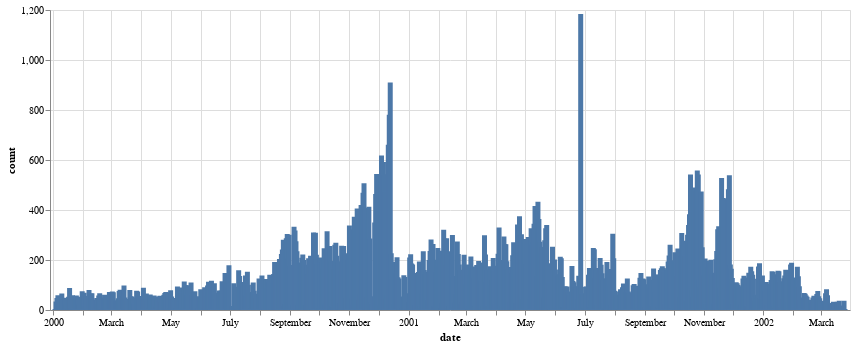

The notebook cell this image was saved under:
### Code cell
import altair as alt

alt.Chart(pivot).mark_bar().encode(
    x='date',
    y='count',
    tooltip=['date','count'],
).properties(width=800)

### Figure 1 — Vega-Lite specification as saved in the notebook (floating-point values rounded to 4 significant figures; data arrays with more than 128 entries replaced by an {"elided": "..."} marker saying what was removed)
{"config": {"view": {"continuousWidth": 400, "continuousHeight": 300}}, "data": {"name": "data-07662e711ed2c2ecde565a6a66f7158f"}, "mark": "bar", "encoding": {"tooltip": [{"type": "temporal", "field": "date"}, {"type": "quantitative", "field": "count"}], "x": {"type": "temporal", "field": "date"}, "y": {"type": "quantitative", "field": "count"}}, "width": 800, "$schema": "https://vega.github.io/schema/vega-lite/v4.8.1.json", "datasets": {"data-07662e711ed2c2ecde565a6a66f7158f": {"elided": "786 records"}}}
